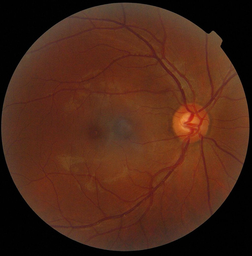
#> input picture data/hist/retina.png, 252 x 256 px, shrunk from 1024 x 1041 before the run
$ python clahe.py
#> lines starting #> are read from the running program, lines starting #| are printed output that depends on the picture
#> further down, image is the input picture: PIL image 252x256 RGB; mean R, G, B 77.1, 39, 23.3
from PIL import Image
import numpy as np
import matplotlib.pyplot as plt


def myCLAHE(image, window_size, num_bins, threshold):

    # Convert RGB image to YCbCr
#> called with window_size = 71, num_bins = 256, threshold = 0.025
    ycbcr_image = image.convert("YCbCr")
#> ycbcr_image: PIL image 252x256 YCbCr; mean of channels 0, 1, 2 48.2, 113.3, 148
    ycbcr_array = np.array(ycbcr_image)

    Y = ycbcr_array[:, :, 0].astype(np.uint8)
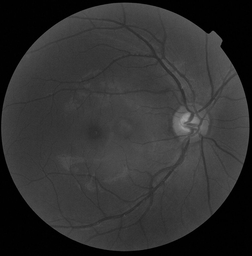
#> Y: shape (256, 252); min 0, max 160, mean 48.2

    height, width = Y.shape
#> height = 256; width = 252

    # luminance image
    Y_clahe = np.zeros_like(Y, dtype=np.uint8)

    padding = window_size // 2

    for x in range(height):
        for y in range(width):

            # Cropping window at image boundaries
            x1 = max(0, x - padding)
            x2 = min(height, x + padding + 1)

            y1 = max(0, y - padding)
            y2 = min(width, y + padding + 1)

            window = Y[x1:x2, y1:y2]

            # Local histogram
            histogram = np.bincount(
                window.flatten(),
                minlength=num_bins
            ).astype(float)

            probability = histogram / window.size

            # Clip histogram
            excess = np.sum(
                np.maximum(probability - threshold, 0)
            )

            probability = np.minimum(
                probability,
                threshold
            )

            # Redistribute excess probability
            probability += excess / num_bins

            # Local CDF
            cdf = np.cumsum(probability)

            # Map current pixel using local CDF
            pixel_value = Y[x, y]

            Y_clahe[x, y] = np.clip(
                255 * cdf[pixel_value],0,255
            )
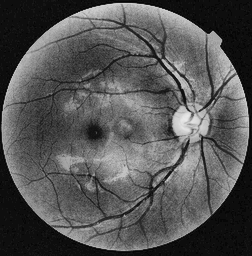
#> Y_clahe: shape (256, 252); min 6, max 232, mean 84.9

    # Replace luminance channel
    ycbcr_clahe = ycbcr_array.copy()
    ycbcr_clahe[:, :, 0] = Y_clahe
#> ycbcr_clahe: shape (256, 252, 3); mean of channels 0, 1, 2 84.9, 113.3, 148

    # Convert back to RGB
    enhanced_image = Image.fromarray(
        ycbcr_clahe,
        mode="YCbCr"
    ).convert("RGB")
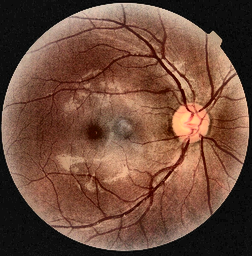
#> enhanced_image: PIL image 252x256 RGB; mean R, G, B 112.3, 75.3, 58.6

    # Plot
    plt.figure(figsize=(12, 8))

    # Original image
    plt.subplot(2, 2, 1)
    plt.imshow(image)
    plt.title("Original Image")
    plt.axis("off")

    # Original luminance histogram
    plt.subplot(2, 2, 2)
    plt.hist(
        Y.flatten(),
        bins=num_bins,
        range=(0, 255)
    )
    plt.title("Original Luminance Histogram")
    plt.xlabel("Luminance")
    plt.ylabel("Number of Pixels")

    # CLAHE image
    plt.subplot(2, 2, 3)
    plt.imshow(enhanced_image)
    plt.title(
        f"CLAHE Image "
        f"(window={window_size}, bins={num_bins}, "
        f"threshold={threshold})"
    )
    plt.axis("off")

    # Enhanced luminance histogram
    plt.subplot(2, 2, 4)
    plt.hist(
        Y_clahe.flatten(),
        bins=num_bins,
        range=(0, 255)
    )
    plt.title("CLAHE Luminance Histogram")
    plt.xlabel("Luminance")
    plt.ylabel("Number of Pixels")

    plt.tight_layout()
    plt.show()
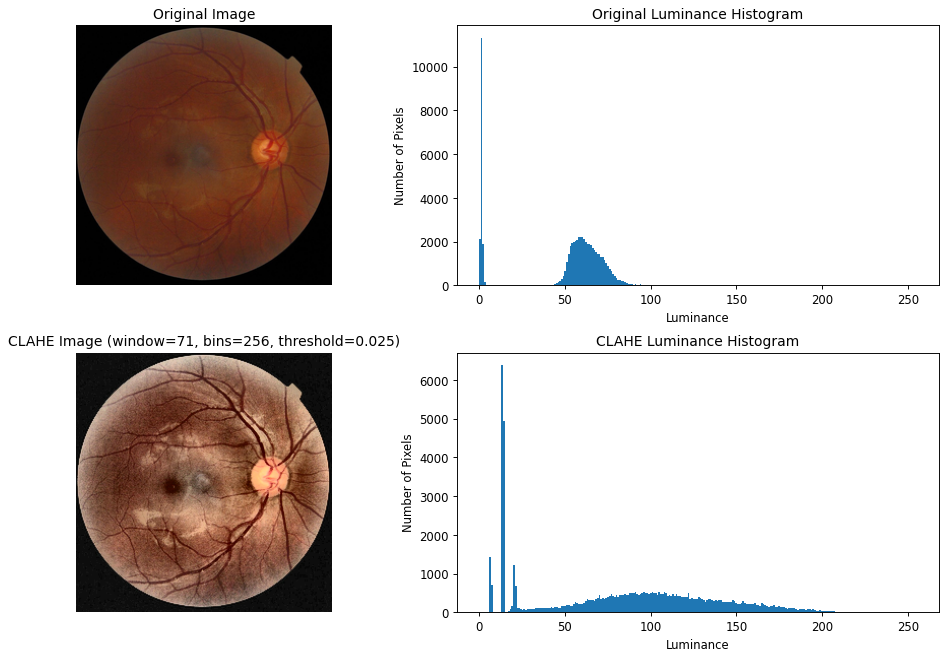
#> figure drawn by matplotlib, 4 panels; panel 2: tallest bar 11322 high, from x = 0.996 to 1.99; panel 4: tallest bar 6388 high, from x = 12.95 to 13.95

    return enhanced_image


image = Image.open(
    "../data/hist/retina.png"
)

enhanced_image = myCLAHE(
    image,
    window_size=71,
    num_bins=256,
    threshold=0.025
)

enhanced_image.save(
    "./Output Images/clahe_retina_ht.png"
)

"""
canyon -> 71, 256, 0.03
significantly larger window @canyon-> 151, 256, 0.03
significantly smaller window @canyon-> 31, 256, 0.03
half threshold @canyon-> 71, 256, 0.015

retina -> 71, 256, 0.05
sl @retina -> 151, 256, 0.05
ss @retina -> 31, 256, 0.05
ht @retina -> 71, 256, 0.025
"""
